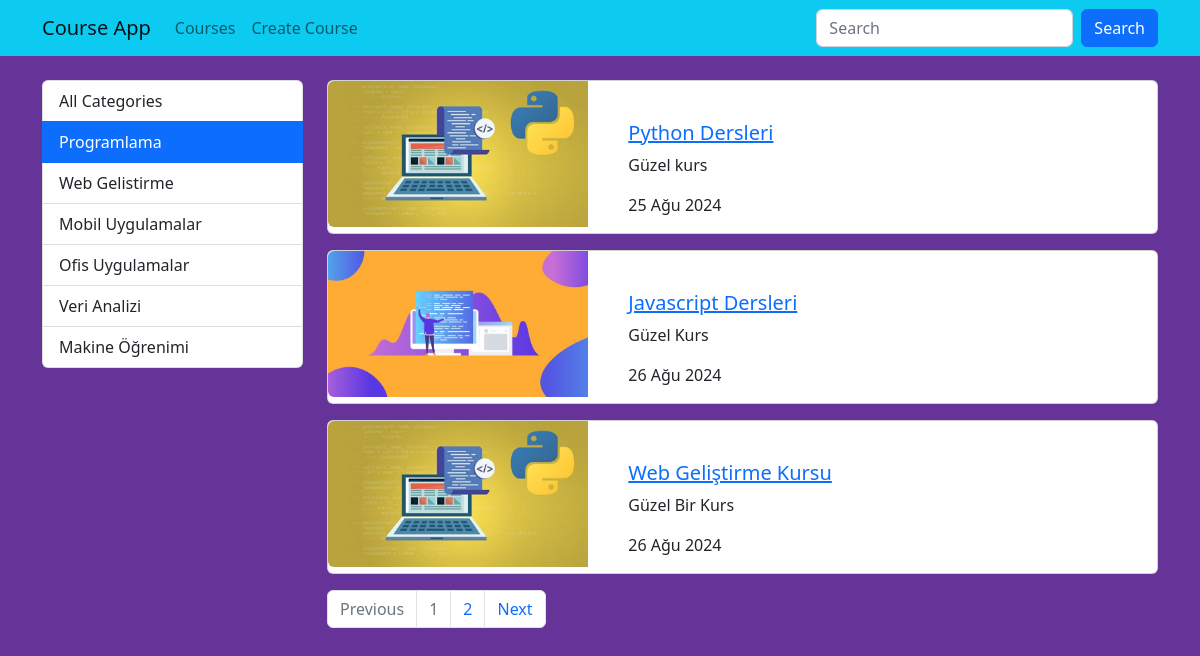
/courses/category/programlama, run on the app's committed database.
### courses/models.py (models this page shows, shortened)
class Category(models.Model):
    name = models.CharField(max_length=40)
    slug = models.SlugField(null=False,default="",unique=True, db_index=True,blank=True,editable=True)

class Course(models.Model):
    title = models.CharField(max_length=50)
    description =models.TextField()
    imageUrl = models.CharField(max_length=50, blank=False)
    date = models.DateField(auto_now_add=True)
    isActive = models.BooleanField(default=False)
    isHome = models.BooleanField(default=False)
    slug = models.SlugField(null=False,default="",unique=True, db_index=True,blank=True,editable=False)
    categories = models.ManyToManyField(Category,related_name="kurslar",)

### courses/views.py (the view)
# urls.py: path("category/<slug:slug>",views.getCoursesByCategoryName, name="courses_by_category"),
def getCoursesByCategoryName(request,slug):
    courses = Course.objects.filter(isActive=True, categories__slug = slug).order_by("date")
    category = Category.objects.all()
    paginator = Paginator(courses,3) # her sayfada 1 tane kurs gözüksün
    page = request.GET.get('page',1)
    page_obj = paginator.page(page)
    print(paginator.page_range)
    print("bu kadar sayfaya sığdı ", paginator.num_pages)# kaç sayfaya sığdı
    print("kaç tane kurs kaydı var ", paginator.count) #kaç sayfa olduğunu söyler
    return render(request, "courses/list.html",{
        "page_obj":page_obj,
        "categories":category,
        "selected_category":slug
    })

### courses/templates/courses/list.html (shortened to what this page needs)
{% extends "layout.html" %}
{% load static %}
{% block css_files %}
    <link rel="stylesheet" href="{% static "/courses/css/style.css" %}">
{% endblock css_files %}
{% block content %}
    <div class="container">
        <div class="row mt-4">
            <div class="col-3">
                {% include "courses/partials/_categories.html" %}
            </div>
            <div class="col-9" >
                {% for course in page_obj.object_list  %}
                    {% include "courses/partials/_course-card.html" %}
                {% endfor %}
                {% include "courses/partials/_pagination.html" %}
            </div>
        </div>
    </div>
{% endblock content %}

### courses/templates/courses/partials/_categories.html
<div class="list-group">
    <a href="{% url "courses" %}" class="list-group-item list-group-item-action">All Categories</a>
    {% for category in categories %}
        <a href="{% url 'courses_by_category' category.slug %}" class="list-group-item list-group-item-action {% if category.slug == selected_category %}active{% endif %}">{{category.name |title}}</a>
    {% endfor %}
</div>

### courses/templates/courses/partials/_course-card.html
{% load static %}
<div class="card mb-3">
    <div class="row">
        <div class="col-4">
            <img class="img-fluid rounded-start" src="{% static 'courses/img/'|add:course.imageUrl %}" alt="{{course.title}}">
        </div>
        <div class="col-8 mt-4">
            <div class="card-body">
                <a href="{% url "course_detail" course.slug %}">
                    <h5 class="card-title">{{course.title | title}}</h5>
                </a>
                <p class="card-text">{{course.description | capfirst | truncatechars:20}}</p>
                <span>{{course.date | date:"SHORT_DATE_FORMAT" }}</span>
            </div>
        </div>
    </div>
</div>

### courses/static/courses/css/style.css (style rules this page uses)
body { background-color: rebeccapurple; }

### data on the page
Category: name "Programlama"
Category: name "Web Gelistirme"
Category: name "Mobil Uygulamalar"
Category: name "Ofis Uygulamalar"
Category: name "Veri Analizi"
Category: name "Makine Öğrenimi"
Course: imageUrl (picture), title "Python Dersleri", description "Güzel kurs", date "25 Ağu 2024"
Course: imageUrl (picture), title "Javascript Dersleri", description "Güzel Kurs", date "26 Ağu 2024"
Course: imageUrl (picture), title "Web Geliştirme Kursu", description "Güzel Bir Kurs", date "26 Ağu 2024"

### other printed values
{{ page }} "1"
{{ page }} "2"
